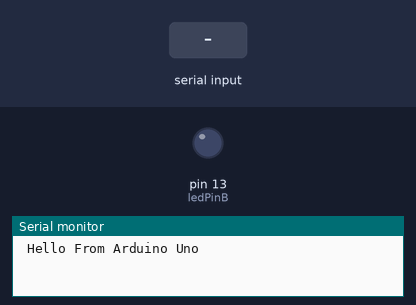
This sketch was run on a simulated Arduino Uno, built with avr-gcc and run on an emulated ATmega328P. Parts: output pins drawn as LEDs (lit = HIGH), the last lines printed to the serial monitor. Inputs (shaded band) come from the test bench.

Above: at 1.2 s.
1.3 s: "30,150\n" received over Serial
At 2.1 s:
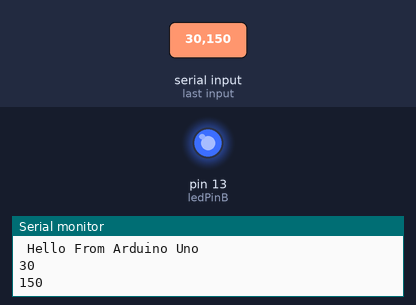
Timing chart, 0 to 4.3 s (numbered marks = the images above; inputs shaded):
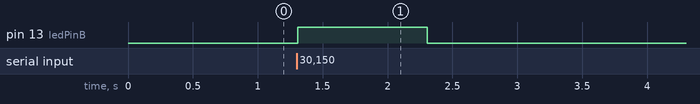

Measured:
- after the input at 1.3 s, pin 13 (ledPinB): LOW → HIGH at once, → LOW 1.0 s later

The sketch:

Lights-PhysicalPixelExample.ino
```cpp
/*
  Based off of the Physical Pixel and Dimmer Examples


*/
//const int ledPinA = 6; // the pin that the LED is attached to

const int ledPinB = 13; // the pin that the LED is attached to
char sendHello[] = " Hello From Arduino Uno";
char dataConfirmed[] = "Arduino got data";

void setup() {
  // initialize serial communication:
  Serial.begin(9600);
  // initialize the LED pin as an output:
  //pinMode(ledPinA, OUTPUT);
  pinMode(ledPinB, OUTPUT);

  Serial.println(sendHello); // sends a \n with text
}

void loop() {
  int brightness;

  // check if data has been sent from the computer:
  if (Serial.available() > 0) {
    // read the most recent byte (which will be from 0 to 255):
    brightness = Serial.parseInt();
    Serial.println(String(brightness)); // sends a \n with text
    // set the brightness of the LED:
    //analogWrite(ledPinA, brightness);
    analogWrite(ledPinB, brightness);

  }

  //delay(10);
}
```
